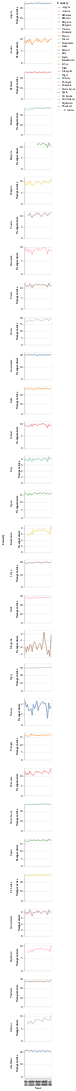

The notebook cell saved with this chart:
### Code cell
subset_data = aggregated_data[aggregated_data['Country'].isin(countries_with_positive_trend)]

temp_base_chart = alt.Chart().mark_line().encode(
    x='Year:O',
    y='Temperature:Q',
    color='Country:N',
    tooltip=['Country', 'Year', 'Temperature']
).properties(
    width=100,
    height=100,
)

temp_base_chart

temp_trend = temp_base_chart.facet(
    row='Country:N',
    data=subset_data
).resolve_scale(
    y='independent'
)

temp_trend

### Figure 1 — Vega-Lite specification as saved in the notebook (floating-point values rounded to 4 significant figures; data arrays with more than 128 entries replaced by an {"elided": "..."} marker saying what was removed)
{"config": {"view": {"continuousWidth": 300, "continuousHeight": 300}}, "data": {"name": "data-8d69c4267321a3a8cf097d6a7ff5d804"}, "facet": {"row": {"field": "Country", "type": "nominal"}}, "spec": {"mark": {"type": "line"}, "encoding": {"color": {"field": "Country", "type": "nominal"}, "tooltip": [{"field": "Country", "type": "nominal"}, {"field": "Year", "type": "quantitative"}, {"field": "Temperature", "type": "quantitative"}], "x": {"field": "Year", "type": "ordinal"}, "y": {"field": "Temperature", "type": "quantitative"}}, "height": 100, "width": 100}, "resolve": {"scale": {"y": "independent"}}, "$schema": "https://vega.github.io/schema/vega-lite/v5.14.1.json", "datasets": {"data-8d69c4267321a3a8cf097d6a7ff5d804": {"elided": "695 records"}}}
